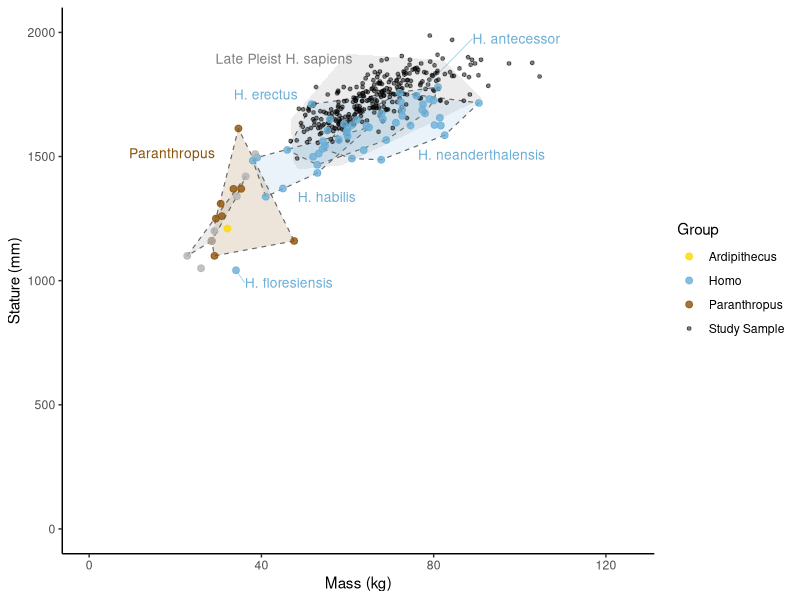

Here is the R script that generated this plot:
library(ggplot2)
library(dplyr)
library(ggrepel)
library(here)

fossil <- read.csv(here("CSV", "fossil_data.csv"))

shape_map <- c("F" = 16, "M" = 17, "Unknown" = 15)

subcat_colours <- c(
  "Late Pleist H. sapiens" = "grey50",
  "Homo"                   = "#6baed6",
  "Australopithecus"       = "#41ab5d",
  "Paranthropus"           = "#8c510a",
  "Ardipithecus"           = "#FFD700"    # yellow
)

# Recode sex
fossil <- fossil %>%
  mutate(Sex = case_when(
    toupper(trimws(Sex)) == "F" ~ "F",
    toupper(trimws(Sex)) == "M" ~ "M",
    TRUE                        ~ "Unknown"
  ))

# ── Data subsets ─────────────────────────────────────────────
study_sample <- fossil %>%
  filter(Category == "Study Sample", !is.na(Mass), !is.na(Stature))

other_pts <- fossil %>%
  filter(Category != "Study Sample", Species != "Undefined",
         Subcategory != "Late Pleist H. sapiens",
         !is.na(Mass), !is.na(Stature)) %>%
  mutate(HullGroup = ifelse(Subcategory %in% c("Australopithecus", "Paranthropus"),
                            Subcategory, Species))

# ── Convex hulls ─────────────────────────────────────────────
hull_list <- lapply(split(other_pts, other_pts$HullGroup), function(d) {
  if (nrow(d) < 3) return(NULL)
  idx <- chull(d$Mass, d$Stature)
  d[idx, ]
})
hulls <- bind_rows(hull_list)
row.names(hulls) <- NULL

# Map HullGroup → fill colour via Subcategory
hull_colours <- other_pts %>%
  distinct(HullGroup, Subcategory) %>%
  mutate(col = subcat_colours[Subcategory]) %>%
  { setNames(.$col, .$HullGroup) }

# ── Labels ───────────────────────────────────────────────────
# Hulled groups: anchor label at topmost point of each hull group
hull_labels <- other_pts %>%
  group_by(HullGroup, Subcategory) %>%
  filter(n() >= 3) %>%
  summarise(x = mean(Mass),
            y = max(Stature),
            .groups = "drop")

# Manual label positions — tweak nudge_x and nudge_y to reposition
label_nudges <- tribble(
  ~HullGroup,              ~nudge_x,  ~nudge_y,
  "H. sapiens",                 2,       50,
  "H. neanderthalensis",       5,      -250,
  "H. erectus",                 -29,       -30,
  "H. habilis",                 0,       -280,
  "Australopithecus",          -33,      -300,
  "Paranthropus",               -24,       -100,
  "Ar. ramidus",                 5,       -130,
  "H. floresiensis",             2,       -50,
  "H. antecessor",               13,       230
)

hull_labels <- hull_labels %>%
  left_join(label_nudges, by = "HullGroup")

# Non-hulled: label each point individually with manual nudges
individual_labels <- other_pts %>%
  group_by(HullGroup) %>%
  filter(n() < 3) %>%
  ungroup() %>%
  left_join(label_nudges, by = "HullGroup")

# ── Late Pleistocene hull (no points plotted, no border) ─────
late_pleist_pts <- fossil %>%
  filter(Subcategory == "Late Pleist H. sapiens", !is.na(Mass), !is.na(Stature))

late_pleist_hull <- if (nrow(late_pleist_pts) >= 3) {
  idx <- chull(late_pleist_pts$Mass, late_pleist_pts$Stature)
  late_pleist_pts[idx, ]
} else late_pleist_pts

late_pleist_label <- data.frame(
  x     = mean(late_pleist_pts$Mass) - 22,
  y     = max(late_pleist_pts$Stature) - 20,
  label = "Late Pleist H. sapiens"
)

# ── Plot ─────────────────────────────────────────────────────
ggplot() +
  # Late Pleist hull: shaded only, no border
  geom_polygon(data = late_pleist_hull,
               aes(x = Mass, y = Stature),
               fill = "grey50", alpha = 0.15, colour = NA) +
  geom_text(data = late_pleist_label,
            aes(x = x, y = y, label = label),
            colour = "grey50", size = 3.5, hjust = 0.5,
            show.legend = FALSE) +
  # Other hulls: dashed border
  geom_polygon(data = hulls,
               aes(x = Mass, y = Stature,
                   group = HullGroup, fill = HullGroup),
               alpha = 0.15, colour = "grey40",
               linetype = "dashed", linewidth = 0.4) +
  geom_point(data = study_sample,
             aes(x = Mass, y = Stature, colour = "Study Sample"),
             size = 1, alpha = 0.5) +
  geom_point(data = other_pts,
             aes(x = Mass, y = Stature, colour = Subcategory),
             size = 2, alpha = 0.8) +
  # Leader lines for individual labels
  geom_segment(data = individual_labels,
               aes(x = Mass, y = Stature,
                   xend = Mass + nudge_x, yend = Stature + nudge_y,
                   colour = Subcategory),
               linewidth = 0.3, alpha = 0.6,
               show.legend = FALSE) +
  geom_text(data = individual_labels,
            aes(x = Mass + nudge_x, y = Stature + nudge_y,
                label = HullGroup, colour = Subcategory),
            size = 3.5, hjust = 0, show.legend = FALSE) +
  geom_text(data = hull_labels,
            aes(x = x + nudge_x, y = y + nudge_y,
                label = HullGroup, colour = Subcategory),
            size = 3.5, hjust = 0, show.legend = FALSE) +
  scale_fill_manual(values = hull_colours, guide = "none") +
  scale_colour_manual(values = c(subcat_colours, "Study Sample" = "black"),
                      name = "Group",
                      na.value = "grey70") +
  coord_cartesian(xlim = c(0, 125), ylim = c(0, 2000)) +
  labs(x = "Mass (kg)", y = "Stature (mm)") +
  theme_classic(base_size = 11)
